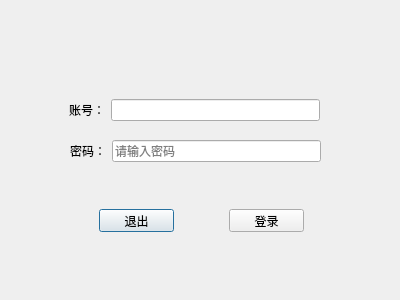
<?xml version="1.0" encoding="UTF-8"?>
<ui version="4.0">
 <class>LoginDlg</class>
 <widget class="QDialog" name="LoginDlg">
  <property name="geometry">
   <rect>
    <x>0</x>
    <y>0</y>
    <width>400</width>
    <height>300</height>
   </rect>
  </property>
  <property name="windowTitle">
   <string>Dialog</string>
  </property>
  <widget class="QPushButton" name="exitBtn">
   <property name="geometry">
    <rect>
     <x>99</x>
     <y>209</y>
     <width>75</width>
     <height>23</height>
    </rect>
   </property>
   <property name="text">
    <string>退出</string>
   </property>
  </widget>
  <widget class="QPushButton" name="loginBtn">
   <property name="geometry">
    <rect>
     <x>229</x>
     <y>209</y>
     <width>75</width>
     <height>23</height>
    </rect>
   </property>
   <property name="text">
    <string>登录</string>
   </property>
  </widget>
  <widget class="QWidget" name="layoutWidget">
   <property name="geometry">
    <rect>
     <x>69</x>
     <y>99</y>
     <width>251</width>
     <height>22</height>
    </rect>
   </property>
   <layout class="QHBoxLayout" name="horizontalLayout">
    <item>
     <widget class="QLabel" name="label">
      <property name="text">
       <string>账号：</string>
      </property>
     </widget>
    </item>
    <item>
     <widget class="QLineEdit" name="userlineEdit"/>
    </item>
   </layout>
  </widget>
  <widget class="QWidget" name="layoutWidget_2">
   <property name="geometry">
    <rect>
     <x>70</x>
     <y>140</y>
     <width>251</width>
     <height>22</height>
    </rect>
   </property>
   <layout class="QHBoxLayout" name="horizontalLayout_2">
    <item>
     <widget class="QLabel" name="label_2">
      <property name="text">
       <string>密码：</string>
      </property>
     </widget>
    </item>
    <item>
     <widget class="QLineEdit" name="pwdLineEdit">
      <property name="echoMode">
       <enum>QLineEdit::Normal</enum>
      </property>
      <property name="placeholderText">
       <string>请输入密码</string>
      </property>
     </widget>
    </item>
   </layout>
  </widget>
 </widget>
 <resources/>
 <connections>
  <connection>
   <sender>exitBtn</sender>
   <signal>clicked()</signal>
   <receiver>LoginDlg</receiver>
   <slot>close()</slot>
   <hints>
    <hint type="sourcelabel">
     <x>136</x>
     <y>220</y>
    </hint>
    <hint type="destinationlabel">
     <x>199</x>
     <y>149</y>
    </hint>
   </hints>
  </connection>
 </connections>
</ui>
